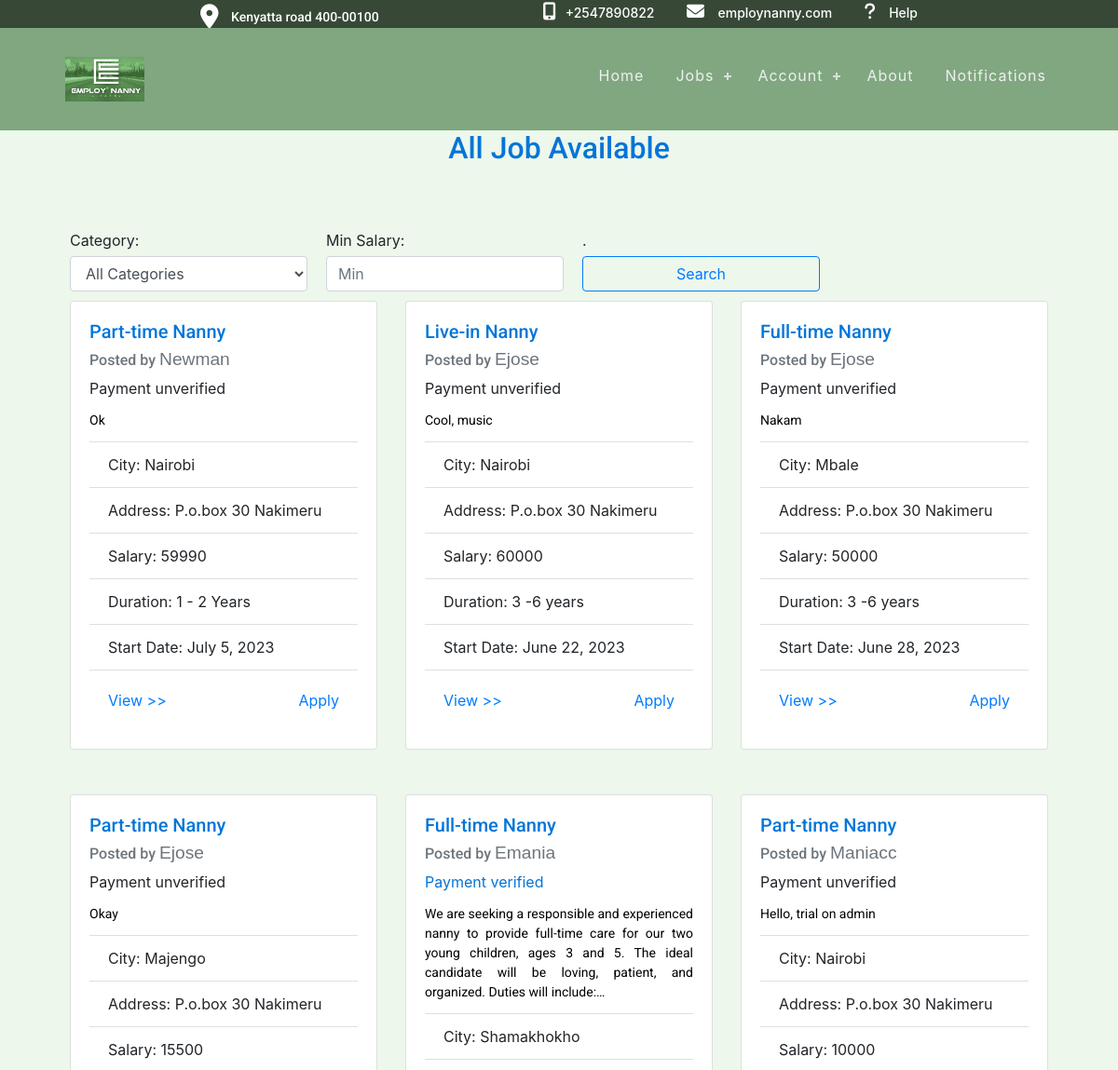
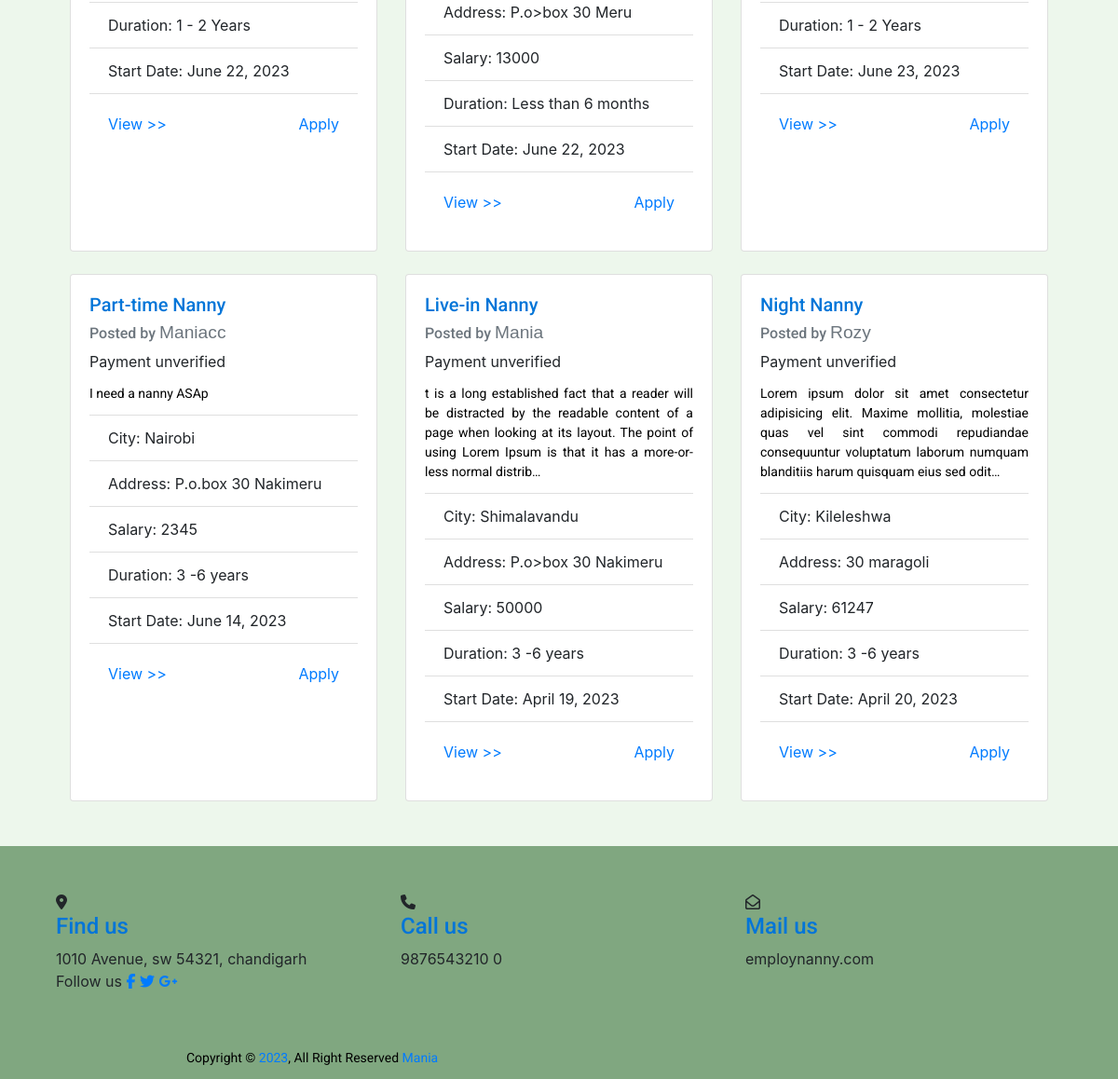
Page /job_listing on the committed database (2 pictures, top to bottom).
### jobapp/models.py (models this page shows, shortened)
class jobModel(models.Model):
    employer = models.ForeignKey(User, on_delete=models.CASCADE)
    category = models.CharField(max_length=100, choices=CATEGORIES)
    city = models.CharField(max_length=100)
    addresss = models.CharField(max_length=100)
    salary = models.IntegerField()
    language = models.CharField(max_length=100)
    nanny_age = models.CharField(max_length=100, choices=AGE_GROUP_CHOICES)
    hours_per_day = models.IntegerField(default=2)
    start_date = models.DateField()
    years_of_experience = models.IntegerField(default=0)
    duration = models.CharField(
        max_length=100, choices=CONTRACT_DURATION, default="1 - 2 years")
    date_posted = models.DateTimeField(auto_now_add=True)
    job_description = models.TextField(blank=True)
    days_off = models.CharField(
        max_length=100, choices=DAYS_OFF_CHOICES, default='Every weekend')
    leave_available = models.BooleanField(choices=LEAVE_CHOICES, default=False)
    vacation_days_per_year = models.CharField(
        max_length=100, choices=VACATION_CHOICES, default='Two weeks')

### jobapp/views.py (the view)
# urls.py: path('job_listing', views.job_listings, name="job_listing"),
def job_listings(request):
    if request.user.groups.filter(name='employer').exists():
        jobs = jobModel.objects.filter(
            employer=request.user).order_by('-date_posted')
    else:
        jobs = jobModel.objects.all().order_by('-date_posted')
    for job in jobs:
        employer = job.employer
        total_payments = Payment.objects.filter(
            user=employer).aggregate(Sum('amount'))['amount__sum'] or 0
        if total_payments >= int(job.salary):
            job.payment_status = 'verified'
        else:
            job.payment_status = 'unverified'
    category_query = request.GET.get('category')
    salary_min = request.GET.get('salary_min')
    if category_query:
        jobs = jobs.filter(category__iexact=category_query)
    if salary_min:
        jobs = jobs.filter(salary__gte=Decimal(salary_min))
    paginator = Paginator(jobs, 9)
    page_number = request.GET.get('page')
    page_obj = paginator.get_page(page_number)
    context = {
        'page_obj': page_obj,
        'category_query': category_query,
        'salary_min': salary_min,
        'categories': CATEGORIES
    }
    return render(request, 'jobapp/joblistings.html', context)

### jobapp/templatetags/jobapp_tags.py (called while the page is built)
@register.filter(name='has_group')
def has_group(user, group_name):
    return user.groups.filter(name=group_name).exists()

### jobapp/templates/jobapp/joblistings.html (shortened to what this page needs)
{% extends 'jobapp/base.html' %} {% block content %}{% load jobapp_tags%}
<h2 class="text-center">All Job Available</h2>
<div class="container" style="max-width: 90%">
<form method="GET">
  <div class="form-row">
    <div class="form-group col-md-3">
      <label for="category">Category:</label>
      <select id="category" name="category" class="form-control">
        <option value="">All Categories</option>
      </select>
    </div>
    <div class="form-group col-md-3">
      <label for="salary_min">Min Salary:</label>
      <input type="number" class="form-control" id="salary_min" name="salary_min" placeholder="Min" value="{{ salary_min }}">
    </div>
  <div class="form-group col-md-3">
          <label for="salary_min">.</label>
    <button type="submit" class="btn btn-outline-primary btn-block">Search</button>
    </div>
  </div>
</form>
  <div class="row justify-content-center mb-4 px-6">
    {% for job in page_obj %}
    <div class="col-md-4 mb-4">
      <div class="card h-100">
        <div class="card-body">
          <h5 class="card-title">{{ job.category }}</h5>
          <h6 class="card-subtitle mb-2 text-muted">
            Posted by <span class="employer">{{ job.employer.username }}</span>
          </h6>
          {% if job.payment_status == 'verified' %}
          <div class="payment-verified" style="color: #0275d8">
            Payment verified
          </div>
          {% else %}
          <div class="payment-unverified">Payment unverified</div>
          {% endif %}
          <p class="card-text">{{ job.job_description|truncatechars:200 }}</p>
          <ul class="list-group list-group-flush">
            <li class="list-group-item">City: {{ job.city }}</li>
            <li class="list-group-item">Address: {{ job.addresss }}</li>
            <li class="list-group-item">Salary: {{ job.salary }}</li>
            <li class="list-group-item">Duration: {{ job.duration }}</li>
            <li class="list-group-item">Start Date: {{ job.start_date }}</li>
          </ul>
          <div class="card-body d-flex justify-content-between align-items-end">
            {% if request.user|has_group:'employer'%}
              <a
              href="{% url 'job_detail' job_id=job.pk %}"
              class="card-link float-left"
              >Public View  >></a
            >
            {% else %}
            <a
              href="{% url 'job_detail' job_id=job.pk %}"
              class="card-link float-left "
              >View >></a
            >
            <a
              href="{% url 'apply_for_job' job_id=job.pk %}"
              class="card-link ml-auto"
              >Apply</a
            >
            {% endif %}
          </div>
        </div>
      </div>
    </div>
    {% if forloop.counter|divisibleby:3 %}
  </div>
  <div class="row justify-content-center">{% endif %} {% endfor %}</div>
</div>
{% endblock %}

### static/css/base.css (style rules this page uses)
p { color: black; font-family: 'Roboto', sans-serif; }
:root { --background-color: #ffffff; --text-color: #000000; }

### static/css/registration.css (style rules this page uses)
::placeholder { color: #969fa4; }
p { text-align: center; font-size: 14px; color: #090a09; margin: 12px 0; }
form { padding-top: 60px; }

### static/css/header.css (style rules this page uses)
h1, h2, h3, h4, h5 { color: #0275d8; font-family: 'Roboto', sans-serif; }
h6 { font-family: 'Roboto', sans-serif; }
a, a:hover, a:focus, a:active { text-decoration: none; outline: none; }
body { background-color: rgb(237, 247, 236); }
ul { margin: 0; padding: 0; list-style: none; }

### static/css/nannyDetails.css (style rules this page uses)
.container { margin-right: auto; margin-left: auto; max-width: 800px; }
.form-group { display: flex; flex-direction: column; margin-right: 10px; margin-bottom: 10px; width: 45%; }
.form-group:last-child { margin-right: 0; }
.row { display: flex; flex-wrap: wrap; }
label { margin-bottom: 5px; }

### static/css/aboutus.css (style rules this page uses)
p { text-align: justify; color: black }

### static/css/payment_home.css (style rules this page uses)
.d-flex { display: flex; }
.justify-content-center { justify-content: center; }

### jobapp/templates/jobapp/joblistings.html (style rules this page uses)
.employer { font-size: 1.2rem; font-family: Arial, sans-serif; text-transform: capitalize; }
p { color:black; }

### rows in the picture
jobModel: category "Part-time Nanny", employer.username "Newman", shows "Payment unverified", job_description "Ok", city "Nairobi", addresss "P.o.box 30 Nakimeru", salary "59990", duration "1 - 2 Years", start_date "July 5, 2023"
jobModel: category "Live-in Nanny", employer.username "Ejose", shows "Payment unverified", job_description "Cool, music", city "Nairobi", addresss "P.o.box 30 Nakimeru", salary "60000", duration "3 -6 years", start_date "June 22, 2023"
jobModel: category "Full-time Nanny", employer.username "Ejose", shows "Payment unverified", job_description "Nakam", city "Mbale", addresss "P.o.box 30 Nakimeru", salary "50000", duration "3 -6 years", start_date "June 28, 2023"
jobModel: category "Part-time Nanny", employer.username "Ejose", shows "Payment unverified", job_description "Okay", city "Majengo", addresss "P.o.box 30 Nakimeru", salary "15500", duration "1 - 2 Years", start_date "June 22, 2023"
jobModel: category "Full-time Nanny", employer.username "Emania", shows "Payment verified", job_description "We are seeking a responsible and experienced nanny to provide full-time care for our two young children, ages 3 and 5. The ideal candidate will be loving, patient, and organized. Duties will include:…", city "Shamakhokho", addresss "P.o>box 30 Meru", salary "13000", duration "Less than 6 months", start_date "June 22, 2023"
jobModel: category "Part-time Nanny", employer.username "Maniacc", shows "Payment unverified", job_description "Hello, trial on admin", city "Nairobi", addresss "P.o.box 30 Nakimeru", salary "10000", duration "1 - 2 Years", start_date "June 23, 2023"
jobModel: category "Part-time Nanny", employer.username "Maniacc", shows "Payment unverified", job_description "I need a nanny ASAp", city "Nairobi", addresss "P.o.box 30 Nakimeru", salary "2345", duration "3 -6 years", start_date "June 14, 2023"
jobModel: category "Live-in Nanny", employer.username "Mania", shows "Payment unverified", job_description "t is a long established fact that a reader will be distracted by the readable content of a page when looking at its layout. The point of using Lorem Ipsum is that it has a more-or-less normal distrib…", city "Shimalavandu", addresss "P.o>box 30 Nakimeru", salary "50000", duration "3 -6 years", start_date "April 19, 2023"
jobModel: category "Night Nanny", employer.username "Rozy", shows "Payment unverified", job_description "Lorem ipsum dolor sit amet consectetur adipisicing elit. Maxime mollitia, molestiae quas vel sint commodi repudiandae consequuntur voluptatum laborum numquam blanditiis harum quisquam eius sed odit…", city "Kileleshwa", addresss "30 maragoli", salary "61247", duration "3 -6 years", start_date "April 20, 2023"
